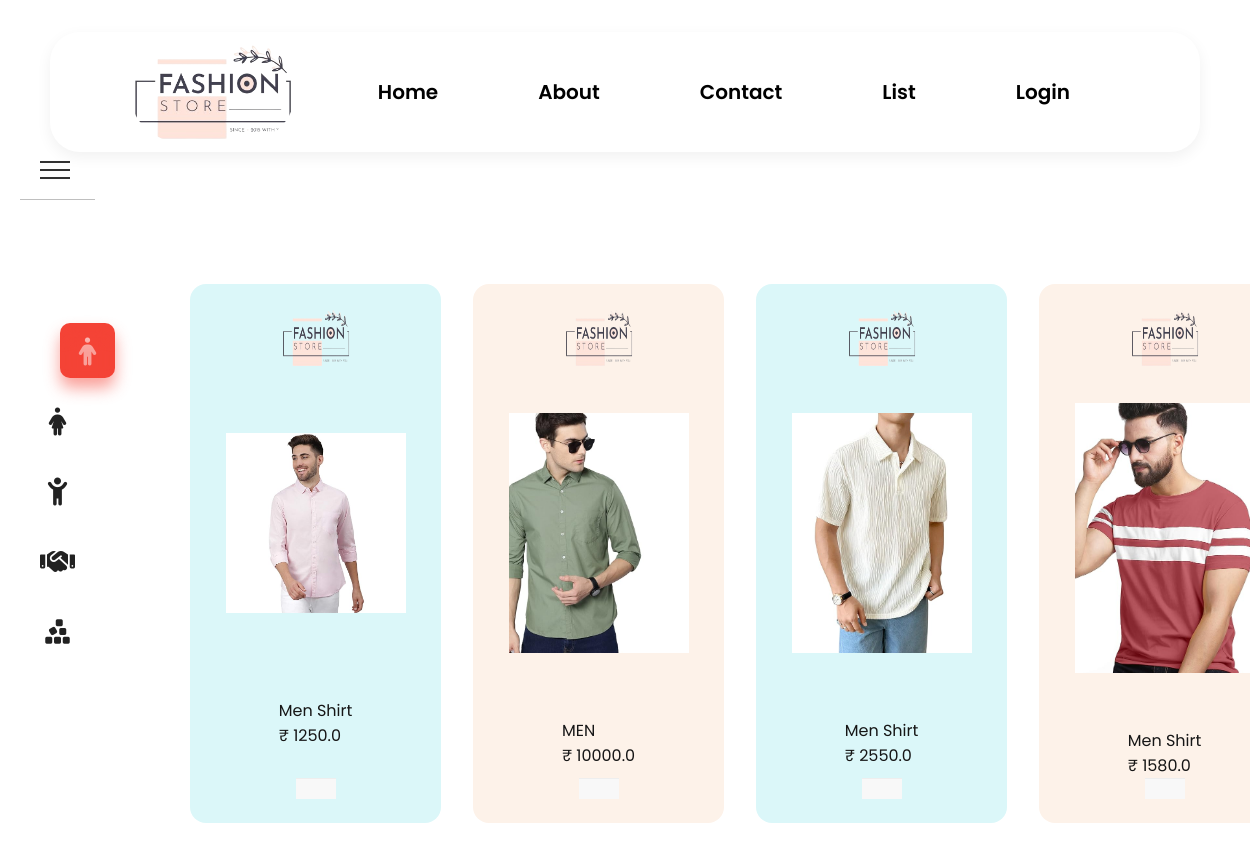
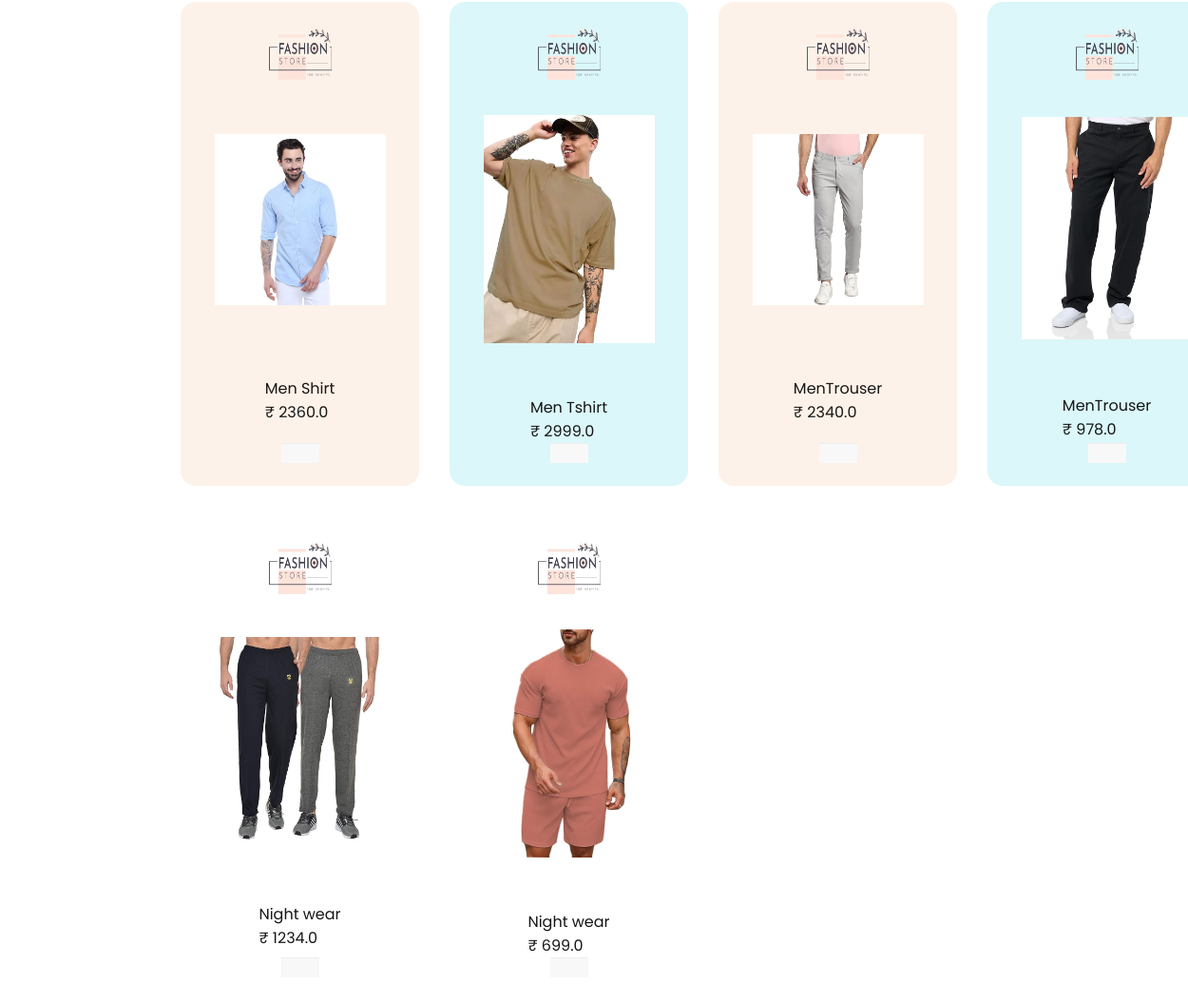
The page /clothelist/ on the database its author committed (2 pictures, top to bottom).
### fashionapp/models.py (models this page shows)
class Clothe(models.Model):
    id = models.AutoField(primary_key=True)
    name=models.CharField(max_length=50)
    category=models.CharField(max_length=10)
    size=models.CharField(max_length=10)
    material=models.CharField(max_length=10)
    price=models.FloatField(default=0.0)
    description=models.CharField(max_length=80)
    Clothe_image=models.ImageField(null=True,blank=True,upload_to="image/")

### fashionapp/views.py (the view)
# urls.py: path('clothelist/', views.ClotheListView.as_view(),name='clothelist'),
class ClotheListView(ListView):
    model=Clothe
    context_object_name='clothe'
    template_name='fashionapp/clothe_list.html'

### templates/fashionapp/clothe_list.html (shortened to what this page needs)
<!DOCTYPE html>
<html lang="en">
<head>
  {% load static %}
  <link href="{% static 'css/product.css' %}" rel="stylesheet">
  <link rel="stylesheet" href="https://cdnjs.cloudflare.com/ajax/libs/font-awesome/6.5.2/css/all.min.css"
 />
  <link href="{% static 'css/style.css' %}" rel="stylesheet">
  <link rel="stylesheet" href="https://cdnjs.cloudflare.com/ajax/libs/font-awesome/6.5.2/css/all.min.css"
 />
</head>
<body>
  {% include 'fashionapp/headernew.html' %}
  <div class="container">
    <div class="navigation" style="height: 450px; margin-top: 120px;">
      <div class="menu-toggle"></div>
      <ul class="list">
        <li class="list-item active" style="--color:#f44336"><a href="/clothelist/">
            <span class="icon">
              <i class="fa-solid fa-person"></i>
            </span>
          </a></li>
        <li class="list-item" style="--color:#ffa117"><a href="/clothelistwomen/">
            <span class="icon">
              <i class="fa-solid fa-person-dress"></i>
            </span>
          </a></li>
        <li class="list-item" style="--color:#0fc70f"><a href="/clothelistchild/">
            <span class="icon">
              <i class="fa-solid fa-child-reaching"></i>
            </span>
          </a></li>
        <li class="list-item" style="--color:#2196f3"><a href="/MenAccessorieslist/">
            <span class="icon">
              <i class="fa-solid fa-handshake"></i>
            </span>
          </a></li>
        <li class="list-item" style="--color:#b145e9"><a href="/womenAccessorieslist/">
            <span class="icon">
              <i class="fa-solid fa-cubes-stacked"></i>
            </span>
          </a></li>
      </ul>
    </div>
  </div>
  <div style="margin-left: 150px; margin-top: 100px;">
    <main class="main bd-grid">
        {% for c in clothe %}
        <article class="card">
          <a href="#">
            <img class="logo" alt="FashionPro" src="{% static 'img/logonew.png' %}" style="width: 70px; height: 60px; margin-bottom: -20px;">
          </a>
            <div class="card__img">
                <img src="/{{c.Clothe_image}}" alt="">
            </div>
            <div class="card__precis">
                <div>
                    <span class="card_preci card_preci--before">{{ c.category }}</span><br>
                    <span class="card_preci card_preci--now"> ₹ {{c.price}}</span>
                </div>
            </div>
            <div class="clothe-actions">
            </div>
        </article>
        {% endfor %}
    </main>
</div>
</body>
</html>

### templates/fashionapp/headernew.html (shortened to what this page needs)
<!DOCTYPE html>
<html lang="en">
<head>
    {% load static %}
    <link href="{% static 'css/style.css' %}" rel="stylesheet">
</head>
<body>
    <main style="height: 100vh;">
        <section class="header" style="background: transparent;">
            <a href="{%url 'index' %}"><img src="{% static 'img/logonew.png' %}" alt="My image" style="height: 100px;" /></a>
            <div>
                <ul class="navbar">
                    {% if request.session.username is None and request.session.adminEmailId is None%}
                    <li><a class="main-nav-link" href="{%url 'index' %}">Home</a></li>
                    <li><a class="main-nav-link" href="{%url 'about' %}">About</a></li>
                    <li><a class="main-nav-link" href="{%url 'contact' %}">Contact</a></li>
                    <li><a class="main-nav-link" href="{%url 'clothelist' %}">List</a></li>
                    <li><a class="main-nav-link nav-cta" href="{%url 'Login' %}">Login</a></li>
                    {% endif %}
                </ul>
            </div>
        </section>
</body>
</html>

### fashionapp/static/css/product.css (style rules this page uses)
:root { --first-color: #dbf7f9; --second-color: #fdf2e9; --third-color: #FFE8DF; --accent-color: #FF5151; --dark-color: #161616; }
:root { --body-font: 'Open Sans'; --h1-font-size: 1.5rem; --h3-font-size: 1rem; --normal-font-size: 0.938rem; --smaller-font-size: 0.75rem; }
@media screen and (min-width: 768px) { :root { --h1-font-size: 2rem; --normal-font-size: 1rem; --smaller-font-size: 0.813rem; } }
body { margin: 2rem 0 0 0; background-color: #fff; color: var(--dark-color); font-family: var(--body-font); }
img { max-width: 100%; height: auto; }
a { text-decoration: none; }
.main { padding: 2rem 0; }
.bd-grid { display: grid; grid-template-columns: repeat(4, 1fr); max-width: 1200px; margin-left: 2.5rem; margin-right: 2.5rem; align-items: start; gap: 2rem; }
.card { position: relative; display: flex; flex-direction: column; align-items: center; padding: 1.5rem 2rem; border-radius: 1rem; overflow: hidden; height: 100%; box-sizing: border-box; justify-content: space-between; }
article:nth-child(1) { background-color: var(--first-color); }
article:nth-child(2) { background-color: var(--second-color); }
article:nth-child(3) { background-color: var(--first-color); }
article:nth-child(4) { background-color: var(--second-color); }
article:nth-child(5) { background-color: var(--second-color); }
article:nth-child(6) { background-color: var(--first-color); }
article:nth-child(7) { background-color: var(--second-color); }
article:nth-child(8) { background-color: var(--first-color); }
.card__img { width: 180px; height: auto; padding: 3rem 0; transition: .5s; }
.card__precis { width: 100%; display: flex; justify-content: space-between; align-items: flex-end; transition: .5s; }

### fashionapp/static/css/style.css (style rules this page uses)
.header { display: flex; align-items: center; justify-content: space-between; padding: 10px 80px; background: rgba(250, 242, 186, 0.997); box-shadow: 0 5px 15px rgba(0, 0, 0, 0.06); border-radius: 30px; z-index: 999; position: sticky; top: 0; left: 50px; margin-top: 0; width: calc(100% - 100px); }
.navbar { display: flex; align-items: center; justify-content: center; }
.navbar li { list-style: none; padding: 0 50px; position: relative; }
.navbar li a { text-decoration: none; font-size: 20px; font-weight: 600; color: black; transition: 0.3s ease; }
.header img { border-radius: 100px; display: flex; background: transparent; margin-right: 4cm; }
* { margin: 0; padding: 0; box-sizing: border-box; }
body { width: 100%; overflow-x: hidden; }
main { position: relative; width: 100%; height: 100%; }

### rows shown on the page
Clothe: Clothe_image (picture), category "Men Shirt", price "1250.0"
Clothe: Clothe_image (picture), category "MEN", price "10000.0"
Clothe: Clothe_image (picture), category "Men Shirt", price "2550.0"
Clothe: Clothe_image (picture), category "Men Shirt", price "1580.0"
Clothe: Clothe_image (picture), category "Men Shirt", price "2360.0"
Clothe: Clothe_image (picture), category "Men Tshirt", price "2999.0"
Clothe: Clothe_image (picture), category "MenTrouser", price "2340.0"
Clothe: Clothe_image (picture), category "MenTrouser", price "978.0"
Clothe: Clothe_image (picture), category "Night wear", price "1234.0"
Clothe: Clothe_image (picture), category "Night wear", price "699.0"
